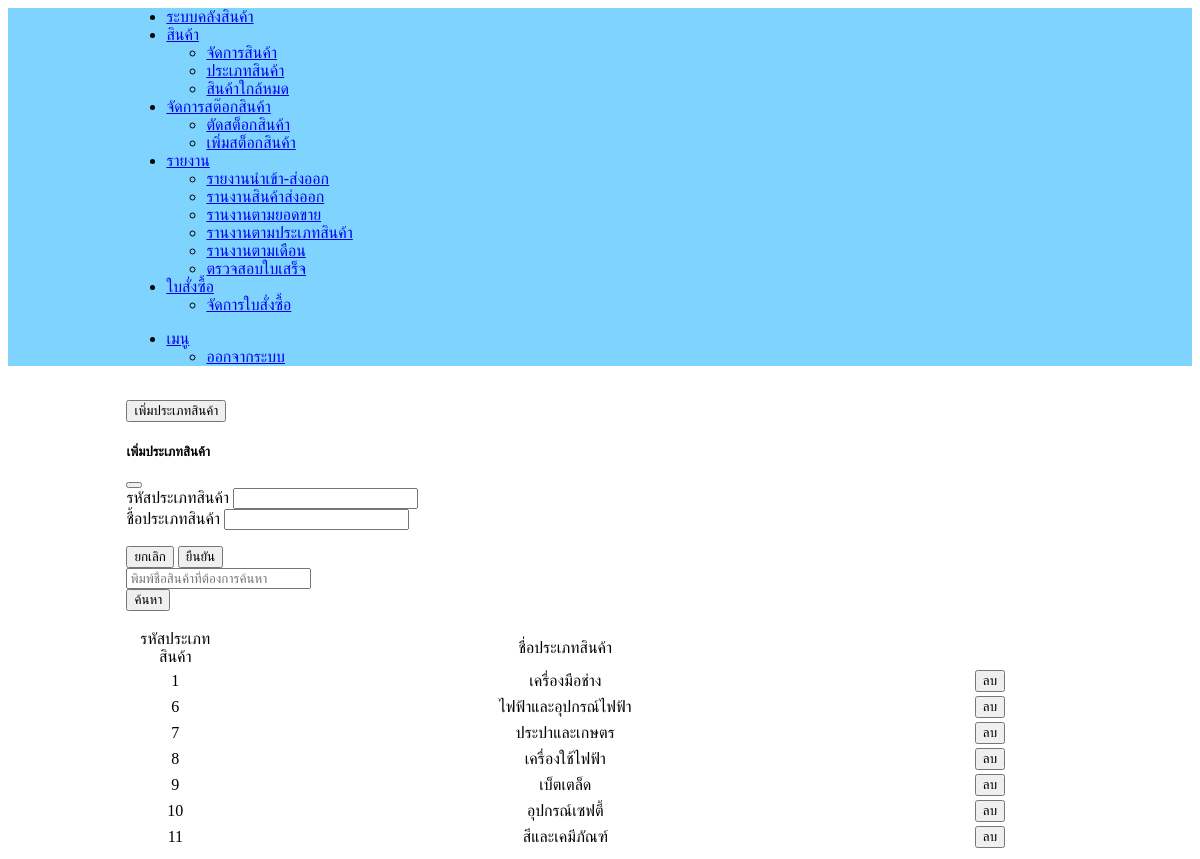
The app's page /FinalProject/cate_index.php, older data.
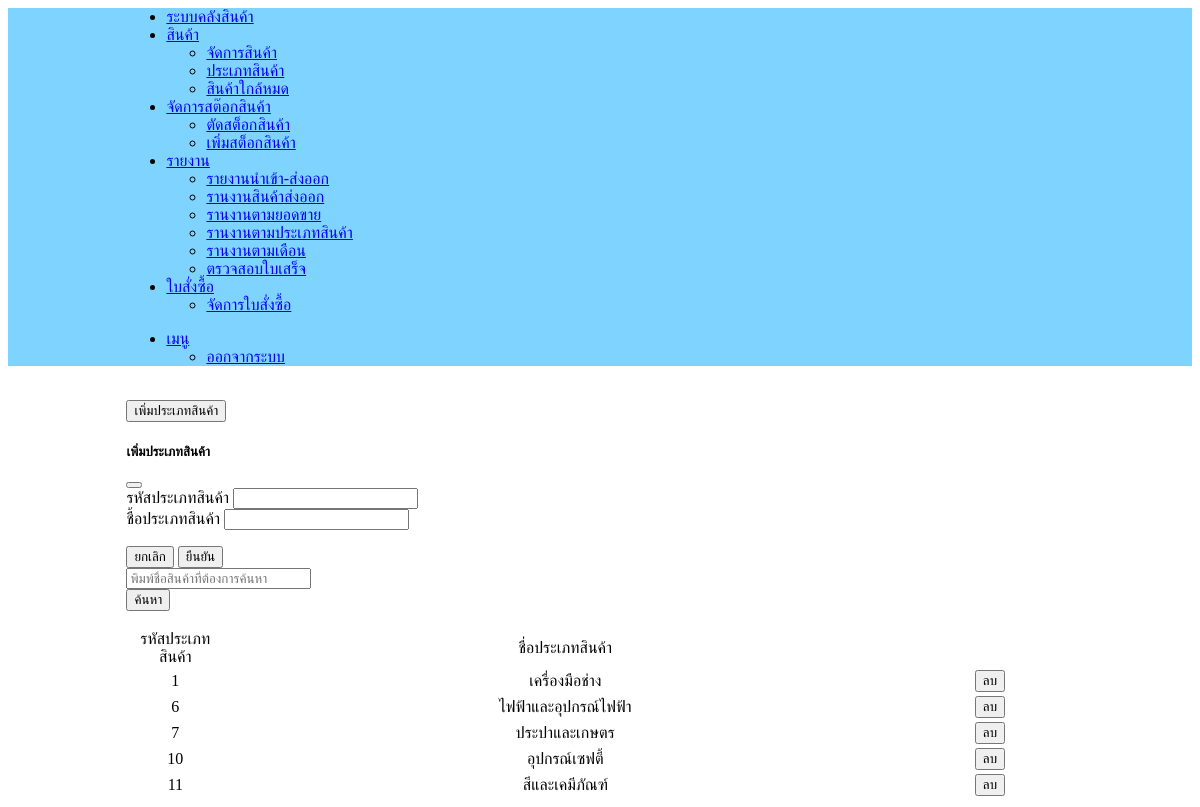
The same page, newer data.
### tables this page shows
CREATE TABLE `pdcategory` (
  `cateID` int(10) NOT NULL,
  `categoryName` varchar(255) NOT NULL
);

### FinalProject/cate_index.php (the view, shortened to what this page needs)
<html>
<head>
</head>
<body>
<?php include 'header.php'; ?>
<div class="faidpage">
<br>
<?php
$search=isset($_GET['search']) ? $_GET['search']:'';
$data = "SELECT *  FROM pdcategory WHERE categoryName Like '%$search%'";
$dataQuery = mysqli_query($check, $data);
?>
<div style="width:80%; margin:0px auto;">
<button type="button" class="btn btn-success" data-bs-toggle="modal" data-bs-target="#insPopup">
เพิ่มประเภทสินค้า
</button>
<div class="modal fade" id="insPopup" tabindex="-1" aria-labelledby="exampleModalLabel" aria-hidden="true">
  <div class="modal-dialog">
    <div class="modal-content">
      <div class="modal-header">
        <h5 class="modal-title" id="exampleModalLabel">เพิ่มประเภทสินค้า</h5>
        <button type="button" class="btn-close" data-bs-dismiss="modal" aria-label="Close"></button>
      </div>
      <div class="modal-body">
      <form action="cate_ins_pc.php" method="post"  >
  <div class="mb-3">
    <label for="exampleInput" class="form-label">รหัสประเภทสินค้า</label>
    <input name="cateID" type="text" class="form-control" id="" readonly >
  </div>
  <div class="mb-3">
    <label for="exampleInput" class="form-label">ชื้อประเภทสินค้า</label>
    <input name="categoryName" type="text" class="form-control" id="">
  </div>
      </div>
      <div class="modal-footer">
        <button type="button" class="btn btn-danger" data-bs-dismiss="modal">ยกเลิก</button>
        <button type="submit" class="btn btn-primary" value="Complete">ยืนยัน</button>
      </div>
    </div>
  </div>
</div>
<div class ="nav justify-content-end">
<form class="d-flex" method="get" id="form" enctype="multipart/form-data" action="" >
<div class="col-auto me-3">
      <input class="form-control"  placeholder="พิมพ์ชื่อสินค้าที่ต้องการค้นหา" type="text" name="search" value="">
</div>
<div class="col-sm">
      <input class="btn btn-success" type="submit" value="ค้นหา">
</div>
</form>
</div>
<table class="table table-striped">
<tr>
<td  align="center" width="10%">รหัสประเภทสินค้า</td>
<td  align="center" width="">ชื่อประเภทสินค้า</td>
<td></td>
</tr>
<?php
while ($dataResult = mysqli_fetch_assoc($dataQuery)) {
?>
<tr>
<td align="center"><?php echo $dataResult["cateID"]; ?></td>
<td align="center"><?php echo $dataResult["categoryName"]; ?></td>
<td align="center">
<a href = "cate_del_pc.php?iddel=<?php echo $dataResult["cateID"];?>">
<button type="button" class="btn btn-outline-danger">ลบ</button></a>
</td>
</tr>
<?php
  }
?>
</table>
</div>
</div>
</body>
</html>

Row changes from the older to the newer data that the page shows:
removed pdcategory: cateID "8", categoryName "เครื่องใช้ไฟฟ้า"
removed pdcategory: cateID "9", categoryName "เบ็ตเตล็ด"
